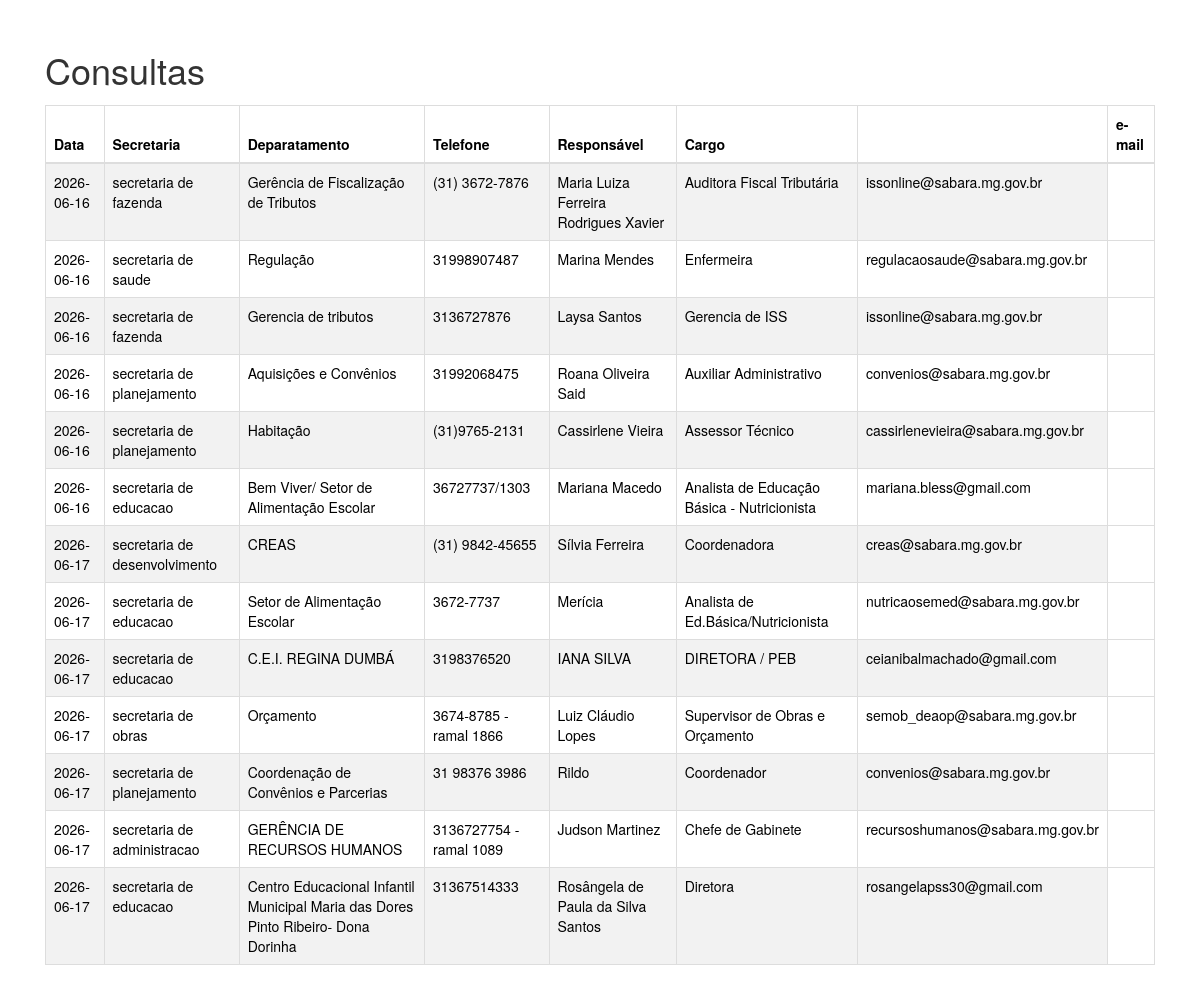
Page /consulta/consulta.php on the committed database.
### tables this page shows
CREATE TABLE IF NOT EXISTS `formulario` (
  `id` int NOT NULL AUTO_INCREMENT,
  `secretaria` varchar(120) DEFAULT NULL,
  `departamento` varchar(160) DEFAULT NULL,
  `responsavel` varchar(160) DEFAULT NULL,
  `cargo` varchar(160) DEFAULT NULL,
  `email` varchar(200) DEFAULT NULL,
  `fone_ramal` varchar(50) DEFAULT NULL,
  `data` varchar(50) DEFAULT NULL,
  `desenvolvimento_sistema` char(3) DEFAULT NULL,
  `aquisicao_software` char(3) DEFAULT NULL,
  `aquisicao_equipamento` char(3) DEFAULT NULL,
  `infra_rede` char(3) DEFAULT NULL,
  `seguranca_informacao` char(3) DEFAULT NULL,
  `suporte_manutencao` char(3) DEFAULT NULL,
  `integracao_sistemas` char(3) DEFAULT NULL,
  `treinamento` char(3) DEFAULT NULL,
  `outro` char(3) DEFAULT NULL,
  `outro_descricao` blob,
  `descricao_necessidade` blob,
  `justificativa` blob,
  `objetivos_esperados` blob,
  `usuarios_impactados` int DEFAULT NULL,
  `perfil_usuario` varchar(160) DEFAULT NULL,
  `prioridade` char(5) DEFAULT NULL,
  `justificativa_prioridade` blob,
  `data_ideal` date DEFAULT NULL,
  `prazo_normativo` char(3) DEFAULT NULL,
  `especificacao_prazo` blob,
  `software_especifico` varchar(160) DEFAULT NULL,
  `hardware` varchar(160) DEFAULT NULL,
  `recursos_humanos` varchar(160) DEFAULT NULL,
  `outros_recursos` varchar(160) DEFAULT NULL,
  PRIMARY KEY (`id`)
);

### consulta/consulta.php (the view, shortened to what this page needs)
<?php
$servername = "localhost";
$username = "root";
$password =  "";
$database = "cplms_pesquisa";
$conection = new mysqli($servername, $username, $password, $database);
$sql = "SELECT * FROM formulario";
$result = $conection->query($sql);
if ($result->num_rows > 0) {
    $consultas = [];
    while ($row = $result->fetch_assoc()) {
        $consultas[] = $row;
    }
} else {
    echo "Nenhuma consulta encontrada.";
}
?>
<!DOCTYPE html>
<html lang="pt-br">
<head>
    <link href="https://cdn.jsdelivr.net/npm/bootstrap@5.3.3/dist/css/bootstrap.min.css" rel="stylesheet">
    <link rel="stylesheet" href="https://cdn.jsdelivr.net/npm/bootstrap@4.0.0/dist/css/bootstrap.min.css">
    <link rel="stylesheet" href="https://maxcdn.bootstrapcdn.com/bootstrap/3.3.7/css/bootstrap.min.css">
    <link href="https://nightly.datatables.net/css/jquery.dataTables.css" rel="stylesheet" type="text/css" />
</head>
<body>
    <div class="container mt-5">
        <h1 class="mb-4">Consultas</h1>
        <table id="consultasTable" class="table table-striped table-bordered">
            <thead>
                <tr>
                    <th>Data</th>
                    <th>Secretaria</th>
                    <th>Deparatamento</th>
                    <th>Telefone</th>
                    <th>Responsável</th>
                    <th>Cargo<th>
                    <th>e-mail</th>
                </tr>
            </thead>
            <tbody>
                <?php foreach ($consultas as $consulta) : ?>
                    <tr>
                        <td><?php echo $consulta['data']; ?></td>
                        <td><?php echo $consulta['secretaria']; ?></td>
                        <td><?php echo $consulta['departamento']; ?></td>
                        <td><?php echo $consulta['fone_ramal']; ?></td>
                        <td><?php echo $consulta['responsavel']; ?></td>
                        <td><?php echo $consulta['cargo']; ?></td>
                        <td><?php echo $consulta['email']; ?></td>
                    </tr>
                <?php endforeach; ?>
            </tbody>
        </table>
    </div>
</body>
</html>

### rows in the picture
formulario: data "2026-06-16", secretaria "secretaria de fazenda", departamento "Gerência de Fiscalização de Tributos", fone_ramal "(31) 3672-7876", responsavel "Maria Luiza Ferreira Rodrigues Xavier", cargo "Auditora Fiscal Tributária", email "issonline@sabara.mg.gov.br"
formulario: data "2026-06-16", secretaria "secretaria de saude", departamento "Regulação", fone_ramal "31998907487", responsavel "Marina Mendes", cargo "Enfermeira", email "regulacaosaude@sabara.mg.gov.br"
formulario: data "2026-06-16", secretaria "secretaria de fazenda", departamento "Gerencia de tributos", fone_ramal "3136727876", responsavel "Laysa Santos", cargo "Gerencia de ISS", email "issonline@sabara.mg.gov.br"
formulario: data "2026-06-16", secretaria "secretaria de planejamento", departamento "Aquisições e Convênios", fone_ramal "31992068475", responsavel "Roana Oliveira Said", cargo "Auxiliar Administrativo", email "convenios@sabara.mg.gov.br"
formulario: data "2026-06-16", secretaria "secretaria de planejamento", departamento "Habitação", fone_ramal "(31)9765-2131", responsavel "Cassirlene Vieira", cargo "Assessor Técnico", email "cassirlenevieira@sabara.mg.gov.br"
formulario: data "2026-06-16", secretaria "secretaria de educacao", departamento "Bem Viver/ Setor de Alimentação Escolar", fone_ramal "36727737/1303", responsavel "Mariana Macedo", cargo "Analista de Educação Básica - Nutricionista", email "mariana.bless@gmail.com"
formulario: data "2026-06-17", secretaria "secretaria de desenvolvimento", departamento "CREAS", fone_ramal "(31) 9842-45655", responsavel "Sílvia Ferreira", cargo "Coordenadora", email "creas@sabara.mg.gov.br"
formulario: data "2026-06-17", secretaria "secretaria de educacao", departamento "Setor de Alimentação Escolar", fone_ramal "3672-7737", responsavel "Merícia", cargo "Analista de Ed.Básica/Nutricionista", email "nutricaosemed@sabara.mg.gov.br"
formulario: data "2026-06-17", secretaria "secretaria de educacao", departamento "C.E.I. REGINA DUMBÁ", fone_ramal "3198376520", responsavel "IANA SILVA", cargo "DIRETORA / PEB", email "ceianibalmachado@gmail.com"
formulario: data "2026-06-17", secretaria "secretaria de obras", departamento "Orçamento", fone_ramal "3674-8785 - ramal 1866", responsavel "Luiz Cláudio Lopes", cargo "Supervisor de Obras e Orçamento", email "semob_deaop@sabara.mg.gov.br"
formulario: data "2026-06-17", secretaria "secretaria de planejamento", departamento "Coordenação de Convênios e Parcerias", fone_ramal "31 98376 3986", responsavel "Rildo", cargo "Coordenador", email "convenios@sabara.mg.gov.br"
formulario: data "2026-06-17", secretaria "secretaria de administracao", departamento "GERÊNCIA DE RECURSOS HUMANOS", fone_ramal "3136727754 - ramal 1089", responsavel "Judson Martinez", cargo "Chefe de Gabinete", email "recursoshumanos@sabara.mg.gov.br"
formulario: data "2026-06-17", secretaria "secretaria de educacao", departamento "Centro Educacional Infantil Municipal Maria das Dores Pinto Ribeiro- Dona Dorinha", fone_ramal "31367514333", responsavel "Rosângela de Paula da Silva Santos", cargo "Diretora", email "rosangelapss30@gmail.com"
